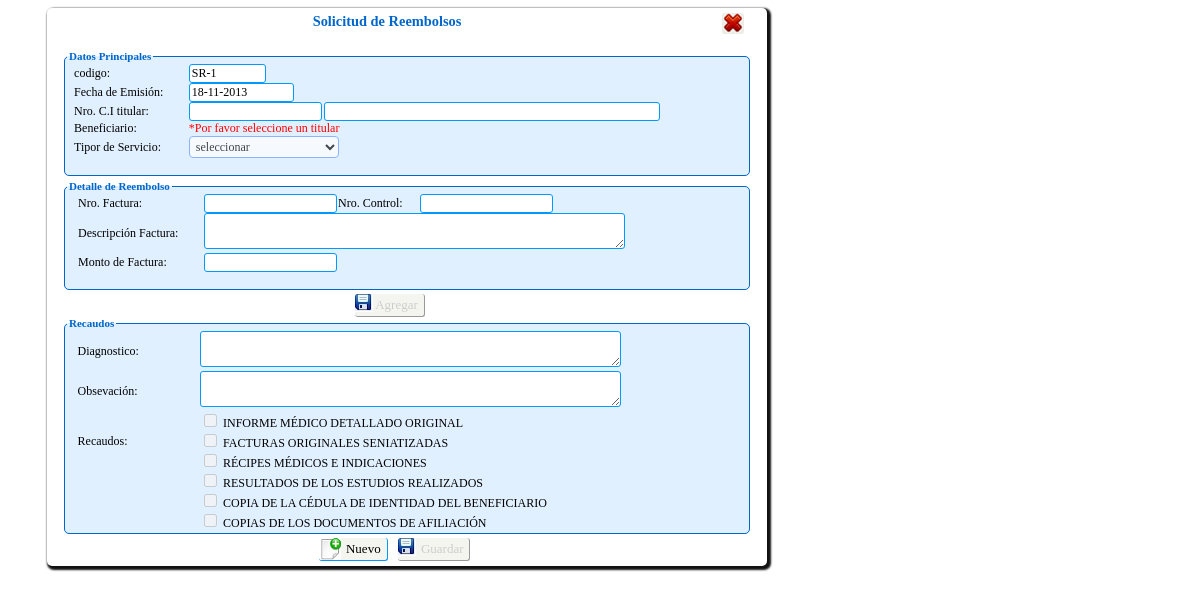
The page /persona/Php/transacciones/solicitud_reembolso/solicitud_reembolso.php (signed in) on the database its author committed.
### tables this page shows
CREATE TABLE IF NOT EXISTS `trecaudo` (
  `id_recaudo` int(11) NOT NULL AUTO_INCREMENT,
  `descripcion` varchar(80) NOT NULL,
  `tipo` varchar(50) NOT NULL,
  `estatus` char(1) NOT NULL,
  PRIMARY KEY (`id_recaudo`)
);

### persona/Clases/clase_solicitud_reembolso.php (called while the page is built, shortened)
<?php
include_once("clase_mysql.php");
class sReembolso extends conectaBDMy{
    public function buscaUltimoID(){
       $sql="SELECT * FROM tsolicitud_servicio ORDER BY id_solicitud_reembolso DESC LIMIT 1";
		return ($cursor= parent::ejecuta_sql($sql));
    }
    public function sig_tupla( $registro )
	{
		return( parent::proxima_tupla( $registro ) );
	}
}
?>

### persona/Clases/clase_mysql.php (called while the page is built, shortened)
<?PHP
class conectaBDMy
{
	private $servidor;
	private $usuario;
	private $password;
	private $conexion;
	function conectaBDMy()
	{
		$this->servidor="localhost";
		$this->usuario="root";
		$this->password="iutep";
		$this->basedatos="bdsas";
	}
	function abrir_BD()
	{
		if ( !($enlace= @mysql_connect( $this->servidor, $this->usuario, $this->password ) ) )
		{
		header("Location: ../html/Error_bd.html");
		}
		$this->conexion=$enlace;
		return true;
	}
	function ejecuta_sql( $query )
	{
		if ( $this->abrir_BD() )
	     return ( mysql_query($query,$this->conexion ) );
	else
	     return null;
	}
  function proxima_tupla($cursor)
  {
	return mysql_fetch_array($cursor);
  }
}
?>

### persona/Clases/clase_recaudo.php (called while the page is built, shortened)
<?php
include_once("clase_mysql.php");
class recaudos extends conectaBDMy{
	private $tipoRecaudo;
    public function recaudos(){
		$this->tipoRecaudo="";
	}
 	public function setTiporecaudo($Valor){
        $this->tipoRecaudo = mb_strtoupper(trim($Valor), "utf-8");
    }
	function lista_recaudo()
	{
		$c=0;
		$sql="SELECT * FROM trecaudo where estatus='1' and tipo='$this->tipoRecaudo' order by id_recaudo";
		 $cursor=parent::ejecuta_sql($sql);
		 if($row= parent::proxima_tupla($cursor))
		 {
			 DO
			 {
				$fila[$c][1]=$row["id_recaudo"];
				$fila[$c][2]=$row["descripcion"];
				$fila[$c][3]=$row["tipo"];
				$c++;
			 }WHILE($row= parent::proxima_tupla($cursor));
		 }
		if ( $fila>0 )
			return $fila;
		else
			return -1;
	}
}
?>

### persona/Php/transacciones/solicitud_reembolso/solicitud_reembolso.php (the view, shortened to what this page needs)
<?php session_start();
include_once("../../../Clases/clase_solicitud_reembolso.php");
$sReembolso= new sReembolso();
$res=$sReembolso->buscaUltimoID();
$res=$sReembolso->sig_tupla($res);
$compl='SR-';
$idReembolso='0';
if($res){
	$idReembolso=$res['id_solicitud_reembolso']+1;
}else{
	$idReembolso='1';
}
?><!DOCTYPE HTML>
<html lang="es">
  <head>
 	<link rel="stylesheet" type="text/css" href="../../../Css/estilo2.css" />
    <link rel="stylesheet" type="text/css" href="../../../Css/estilo.css" />
    <link href="../../../JavaScript/jquery.alerts.css" rel="stylesheet" type="text/css" />
</head>
<body>
<div id="cuerpo">
<form action="" method="POST" id="from_solicitud_reembolso" name="from_solicitud_reembolso">
<table width="692"  border="0"  cellpadding="0" cellspacing="0">
    <tr>
      <td width="684"><h1>Solicitud de Reembolsos</h1></td>
       <td valign="top"><input name="cancelar" type="button" id="cancelar" class='btn_cancelar_act_img'   onclick="location.href='../../../../html/blanco2.html'"title="Salir"/></td>
    </tr>
  </table>
  <fieldset>
  <legend align="left">Datos Principales</legend>
    <table width="671" border="0" cellpadding="0" cellspacing="0">
    <tr>
      <td>&nbsp;</td>
      <td>codigo:</td>
      <td width="100"><input name="fecha2" id="fecha2" type="text" size="8" readonly value="<?php echo $compl.''.$idReembolso; ?>"/></td>
      <td width="243"><input name="op" type="hidden" id="op" value="iSolicitud" hidden="hidden" />
        <input type="hidden" name="codHoja" id="codHoja" value="<?php echo $compl.''.$idReembolso;; ?>"></td>
      <td width="165">&nbsp;</td>
    </tr>
    <tr>
      <td>&nbsp;</td>
      <td>Fecha de Emisión:</td>
      <td colspan="3"><input name="fecha" type="text" id="fecha" value="<?php date_default_timezone_set('America/Caracas'); echo date('d-m-Y') ?>" size="12" maxlength="10" readonly/></td>
    </tr>
    <tr>
      <td>&nbsp;</td>
      <td>Nro. C.I titular:</td>
      <td><input name="cedTitular" type="text" disabled id="cedTitular" size="16" /></td>
      <td colspan="2"><div id="cap4" style="color:#FF0000; display:block; width:200px;">
        <input name="vacio" type="text" id="box" size="45" readonly />
      </div></td>
      </tr>
    <tr>
      <td width="7">&nbsp;</td>
      <td width="113">Beneficiario:</td>
      <td colspan="3"><div id="cap5" style="color:#FF0000; display:block; width:200px;">*Por favor seleccione un titular</div></td>
      </tr>
    <tr>
      <td>&nbsp;</td>
      <td>Tipor de Servicio:</td>
      <td colspan="2"><select name="Tipo" disabled id="Tipo">
        <option value="0"> seleccionar</option>
      </select></td>
      <td>&nbsp;</td>
      </tr>
    <tr>
      <td>&nbsp;</td>
      <td>&nbsp;</td>
      <td>&nbsp;</td>
      <td>&nbsp;</td>
      <td>&nbsp;</td>
      </tr>
    </table>
    </fieldset>
    <fieldset>
      <legend align="left">Detalle de  Reembolso   </legend>
      <table width="668" border="0"  cellpadding="0" cellspacing="0">
        <tr>
      <td width="11" rowspan="2">&nbsp;</td>
      <td width="125" rowspan="2">Nro. Factura:</td>
      <td width="114" rowspan="2"><label for="medicamento">
        <input name="nroFactura" type="text" disabled id="nroFactura" size="16" onkeypress="return isInteger(event);" />
      </span></label></td>
      <td width="301" rowspan="2">
        <input name="nroControl" type="text" disabled id="nroControl" onkeypress="return isInteger(event);" size="16" />
      </span></td>
      <td width="12" rowspan="2">&nbsp;</td>
        </tr>
        <tr>
          <td>Nro. Control:</td>
        </tr>
        <tr>
          <td>&nbsp;</td>
          <td>Descripción Factura:</td>
          <td colspan="4"><textarea name="descripcionFactura" cols="50" rows="2" disabled id="descripcionFactura"></textarea></td>
        </tr>
        <tr>
       <td>&nbsp;</td>
       <td>Monto de Factura:</td>
       <td><input name="monto" type="text" onkeypress="return IsNumber(event);" disabled id="monto" size="16" title="Si el monto es exacto y no lleva decimales agregar '.00' al final" /></td>
       <td>&nbsp;</td>
       <td>&nbsp;</td>
       <td>&nbsp;</td>
        </tr>
     <tr>
       <td>&nbsp;</td>
       <td colspan="5"></td>
       </tr>
    </table>
    </fieldset>
    <table  width="686" border="0" cellpadding="0" cellspacing="0">
      <tr>
        <td width="265">&nbsp;</td>
        <td width="76">
          <input name="agregar" type="button" disabled class='btn_guardar_desact btn_guardar_act_img' id="agregar"  onclick="if(!crear(this)){return false;}" value="Agregar" /></td>
        <td width="265">&nbsp;</td>
      </tr>
    </table>
    <fieldset>
      <legend align="left">Recaudos
    </legend><table width="680" border="0"  cellpadding="0" cellspacing="0">
    <tr>
      <td>&nbsp;</td>
      <td height="24">Diagnostico:</td>
      <td><textarea name="diagnostico" cols="50" rows="2" disabled id="diagnostico"></textarea></td>
      <td>&nbsp;</td>
    </tr>
    <tr>
      <td>&nbsp;</td>
      <td height="24">Obsevación:</td>
      <td><textarea name="observacion" cols="50" rows="2" disabled id="observacion"></textarea></td>
      <td>&nbsp;</td>
    </tr>
    <tr>
      <td width="10">&nbsp;</td>
      <td width="116" >Recaudos:</td>
      <td width="493" rowspan="2"><?php 	include_once("../../../Clases/clase_recaudo.php");
			$recaudo= new recaudos();
			$recaudo->setTiporecaudo('SOLICITUD - REEMBOLSOS');
			$consul=$recaudo->lista_recaudo();
			for($i=0;$i<count($consul);$i++)
			{
			if($consul[$i][3]=='SOLICITUD - REEMBOLSOS'){
		?>
     <input name="recaudos[]" type="checkbox" disabled id="<?php echo $i;?>" value="<?php echo $consul[$i][1];?>">
        <?php setlocale(LC_ALL,'es');  echo "<label  for='$i'>".$consul[$i][2]."</label>"; ?><br>
        <?php
		}else { echo "<div id='open' style='color:#F00'> Alerta: No se han asignado recaudos por Solicitud de Reembolso. Por favor <a href='#'>click</a></div>";}
		}?></td>
      <td width="25">&nbsp;</td>
    </tr>
    <tr>
      <td>&nbsp;</td>
      <td>&nbsp;</td>
      <td>&nbsp;</td>
    </tr>
    </table>
 </fieldset>
    <table  width="686" border="0" cellpadding="0" cellspacing="0">
      <tr>
		<td width="265"></td>
        <td width="76" align="right"><input name="nuevo" type="button" id="nuevo" value="  Nuevo" class='btn_act btn_nuevo_act_img' onclick="limpiar_form(this.form)" title="Pulse para activar campos"/></td>
		<td width="76"><input name="guardar" type="submit" class='btn_guardar_desact btn_guardar_act_img' disabled="disabled" id="guardar" onClick="if(!recuados()){return false;}"  value=" Guardar" /></td>
		<td width="265">&nbsp;</td>
      </tr>
    </table>
</form>
</div>
</body>
</html>

### persona/Css/estilo2.css (style rules this page uses)
input[type=text] { background-color: #fff; border: 1px double #09F; border-radius: 3px; }
textarea { background-color: #fff; border: 1px double #09F; border-radius: 3px; }

### persona/Css/estilo.css (style rules this page uses)
body { margin: auto; width:100%; min-width:600px; max-width:2000px; background-color:transparent; font:Tahoma, Geneva, sans-serif; }
body, input, select { font-family: "Lucida Sans Unicode"; font-size: 12px; color: #000; border-radius:3px; }
h1 { font-size:1.2em; color: #06C; text-align:center; }
h1, h2, p { margin: 0px 0px 20px 0px; }
form { position: absolute; top: 1%; left: 1%; width: 710px; height:auto; margin-left: 35px; padding:5px; margin-bottom:2px; background:#FFF; box-shadow: 2px 2px 2px 2px #121212; border-radius: 5px; }
form fieldset { width:680px; border:1px solid #06C; padding:2px; margin:auto; margin-bottom:4px; border-radius: 5px; background-color:#E1F0FF; }
form legend { font-family: "Lucida Sans Unicode"; font-weight:bold; font-size:11px; color: #06C; }
select { font-family: "Lucida Sans Unicode"; font-size: 12px; color: #000; background-color:#fff; border-color:#69F; padding: 2px; border-radius:4px; }

### persona/Php/transacciones/solicitud_reembolso/solicitud_reembolso.php (style rules this page uses)
.btn_act { height: 23px; background-color: #f5f5f0; border-bottom: 1px solid #09F; border-right:1px solid #09F; border-top:0px; border-left:0px; font-size: 13px; color:black; padding-left: 20px; background-repeat: no-repeat; cursor:hand; cursor:pointer; margin-left:5px; margin-right:5px; outline-width:0px; background-image: url(../../../Imagen_sistema/cancelar.jpg); }
.btn_nuevo_act_img { background-image: url(../../../Imagen_sistema/nuevo.jpg); }
.btn_cancelar_act_img { margin: auto; background-repeat: no-repeat; cursor:hand; cursor:pointer; height: 21px; width: 22px; border: 0px; background-image: url(../../../Imagen_sistema/cancelar.jpg); }
.btn_guardar_act_img { background-image: url(../../../Imagen_sistema/guardar.jpg); }
.btn_guardar_desact { height: 23px; background-color: #f5f5f0; border-bottom: 1px solid #999; border-right:1px solid #999; border-top:0px; border-left:0px; font-size: 13px; color:#CCC; padding-left: 20px; background-repeat: no-repeat; cursor:hand; cursor:pointer; margin-left:5px; margin-right:5px; outline-width:0px; }

### rows shown on the page
trecaudo: descripcion "INFORME MÉDICO DETALLADO ORIGINAL"
trecaudo: descripcion "FACTURAS ORIGINALES SENIATIZADAS"
trecaudo: descripcion "RÉCIPES MÉDICOS E INDICACIONES"
trecaudo: descripcion "RESULTADOS DE LOS ESTUDIOS REALIZADOS"
trecaudo: descripcion "COPIA DE LA CÉDULA DE IDENTIDAD DEL BENEFICIARIO"
trecaudo: descripcion "COPIAS DE LOS DOCUMENTOS DE AFILIACIÓN"
